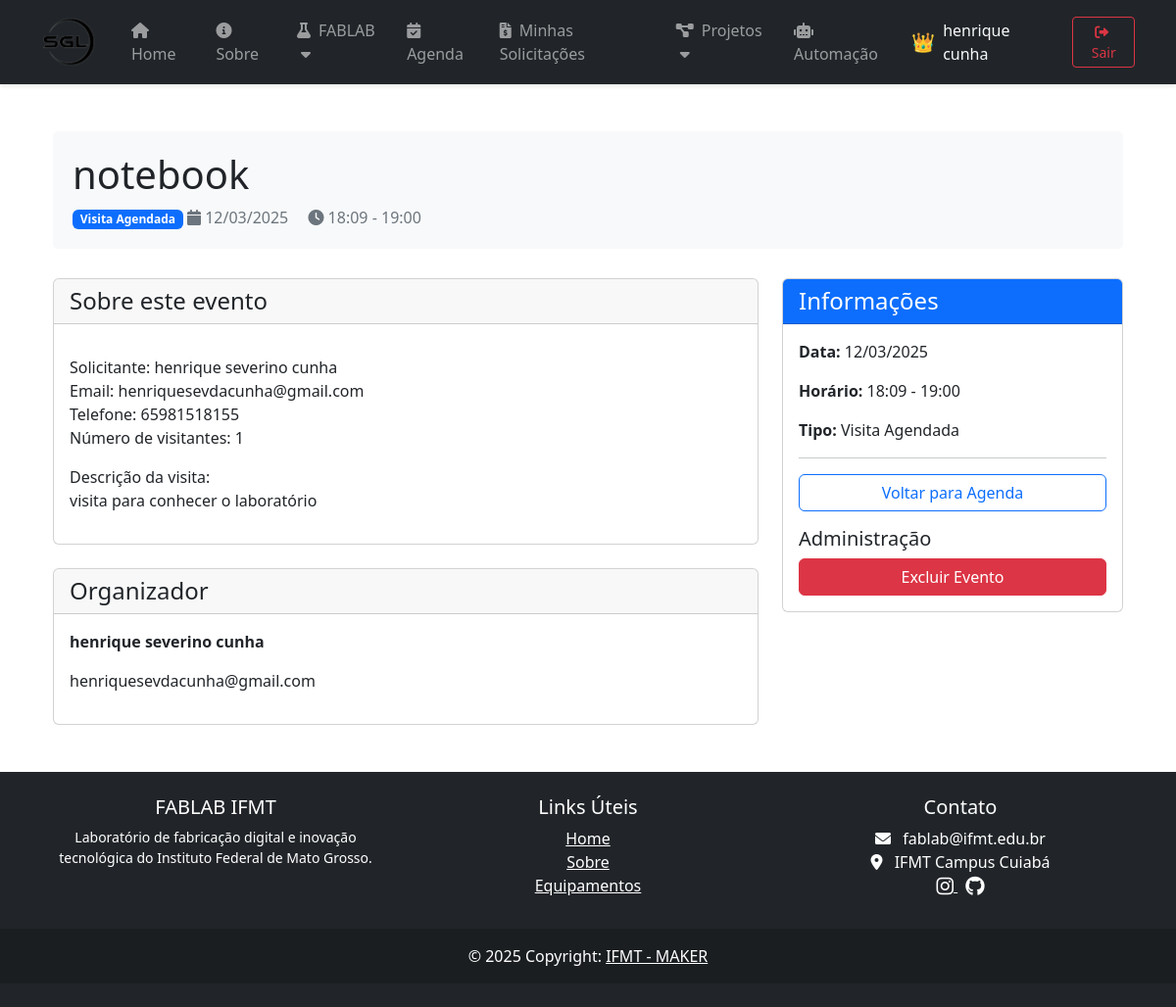
Page /logs/evento/6/ (signed in) on the earlier database version.
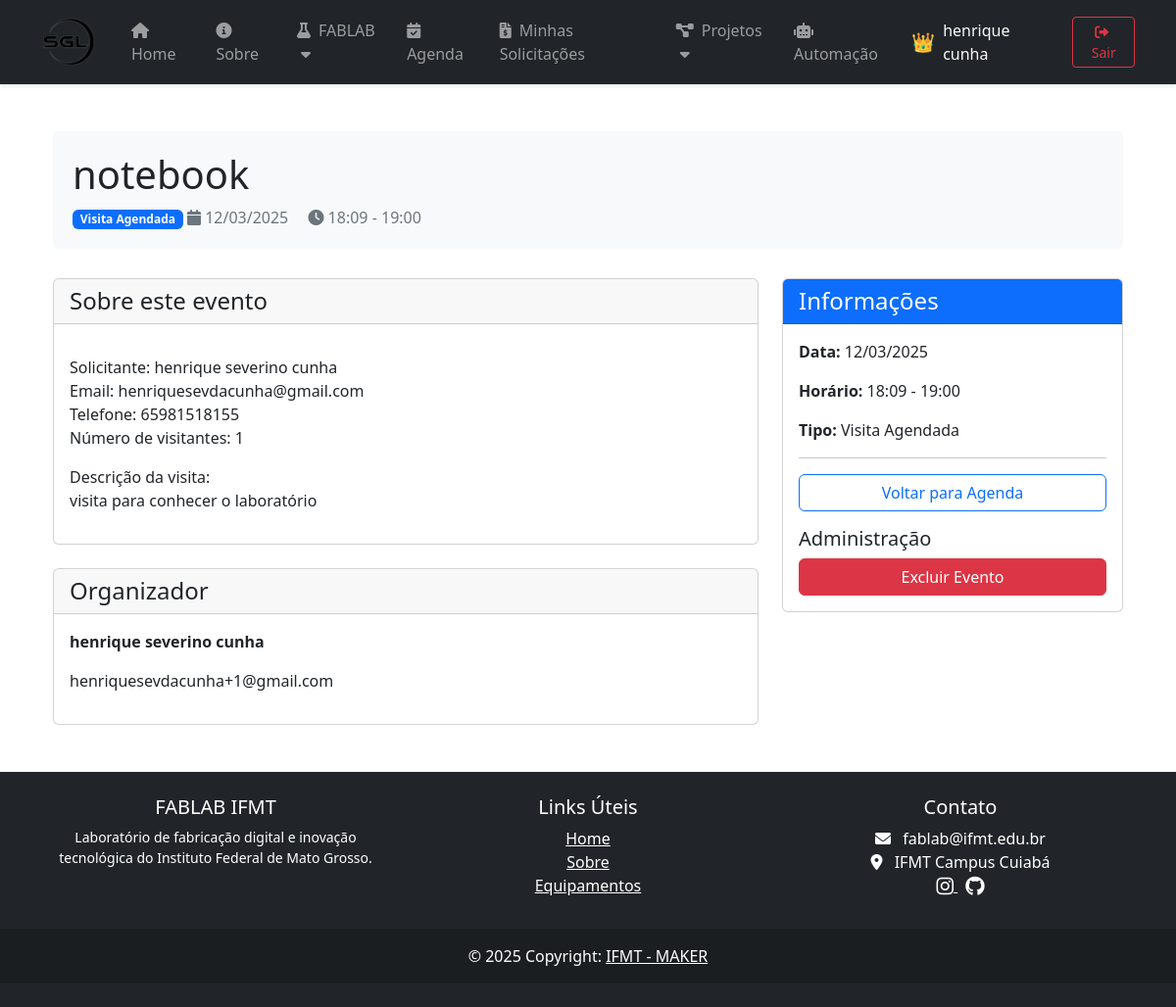
Same page on the later database version.
### users/models.py (models this page shows, shortened)
class CustomUser(AbstractUser):
    username = None
    first_name = models.CharField(_("first name"), max_length=150, blank=False)
    last_name = models.CharField(_("last name"), max_length=150, blank=False)
    email = models.EmailField(_("email address"), blank=False, unique=True,
                              error_messages={"unique": _("Um usuário com este email já está cadastrado.")})
    id = models.CharField(_("matricula"),
        max_length=13,
        unique=True,
        primary_key=True,
        help_text=_(
            "Seu número de matrícula do SUAP ou SIAPE. Apenas números."
        ),
        error_messages={
            "unique": _("Um usuário com este número de matrícula já está cadastrado.")
        }
    )
    USERNAME_FIELD = "id"
    REQUIRED_FIELDS = ["first_name", "last_name", "email"]
    objects = CustomUserManager()

### logs/models.py (models this page shows, shortened)
class Event(models.Model):
    class EventType(models.TextChoices):
        INTERNAL = 'internal', _('Evento Interno')
        WORKSHOP = 'workshop', _('Workshop')
        VISIT = 'visit', _('Visita Agendada')
        MAINTENANCE = 'maintenance', _('Manutenção')
        OTHER = 'other', _('Outro')
    title = models.CharField(_("Título"), max_length=200)
    description = models.TextField(_("Descrição"), blank=True)
    start_time = models.DateTimeField(_("Hora de Início"))
    end_time = models.DateTimeField(_("Hora de Término"))
    event_type = models.CharField(
        _("Tipo de Evento"),
        max_length=20,
        choices=EventType.choices,
        default=EventType.INTERNAL
    )
    created_by = models.ForeignKey(
        CustomUser,
        on_delete=models.SET_NULL,
        null=True,
        related_name="created_events"
    )
    approved = models.BooleanField(_("Aprovado"), default=False)
    participants = models.ManyToManyField(
        CustomUser,
        related_name="events",
        blank=True,
        verbose_name=_("Participantes")
    )
    class Meta:
        ordering = ['start_time']
        verbose_name = _("Evento")
        verbose_name_plural = _("Eventos")

### logs/views.py (the view)
# urls.py: path('evento/<int:event_id>/', views.agenda_event_detail, name='event_detail'),
@login_required
def agenda_event_detail(request, event_id):
    if request.user.is_staff:
        event = get_object_or_404(Event, id=event_id)
    else:
        event = get_object_or_404(Event, id=event_id, approved=True)
    return render(request, 'logs/agenda_event_detail.html', {'event': event})

### logs/context_processors.py (called while the page is built)
def pending_events_count(request):
    context = {
        'global_pending_count': 0
    }
    if request.user.is_authenticated and request.user.is_staff:
        context['global_pending_count'] = Event.objects.filter(approved=False).count()
    return context

### logs/templates/logs/agenda_event_detail.html (shortened to what this page needs)
{% extends 'layout.html' %}
{% load static %}
{% block content %}
<div class="container mt-4">
    <div class="event-header">
        <h1>{{ event.title }}</h1>
        <div class="event-meta">
            <span class="badge bg-primary">{{ event.get_event_type_display }}</span>
            <span class="me-3"><i class="fas fa-calendar"></i> {{ event.start_time|date:"d/m/Y" }}</span>
            <span><i class="fas fa-clock"></i> {{ event.start_time|date:"H:i" }} - {{ event.end_time|date:"H:i" }}</span>
        </div>
    </div>
    <div class="row">
        <div class="col-md-8">
            <div class="card mb-4">
                <div class="card-header">
                    <h4 class="mb-0">Sobre este evento</h4>
                </div>
                <div class="card-body">
                    <p class="event-description">{{ event.description|linebreaks }}</p>
                </div>
            </div>
            {% if event.created_by %}
            <div class="card mb-4">
                <div class="card-header">
                    <h4 class="mb-0">Organizador</h4>
                </div>
                <div class="card-body">
                    <p><strong>{{ event.created_by.first_name }} {{ event.created_by.last_name }}</strong></p>
                    <p>{{ event.created_by.email }}</p>
                </div>
            </div>
            {% endif %}
        </div>
        <div class="col-md-4">
            <div class="card mb-4">
                <div class="card-header bg-primary text-white">
                    <h4 class="mb-0">Informações</h4>
                </div>
                <div class="card-body">
                    <p><strong>Data:</strong> {{ event.start_time|date:"d/m/Y" }}</p>
                    <p><strong>Horário:</strong> {{ event.start_time|date:"H:i" }} - {{ event.end_time|date:"H:i" }}</p>
                    <p><strong>Tipo:</strong> {{ event.get_event_type_display }}</p>
                    <hr>
                    {% if user.is_authenticated %}
                    <div class="d-grid gap-2">
                        <a href="{% url 'logs:agenda_home' %}" class="btn btn-outline-primary">Voltar para Agenda</a>
                    </div>
                    {% endif %}
                    {% if user.is_staff %}
                    <div class="mt-3">
                        <h5>Administração</h5>
                        <div class="d-grid gap-2">
                            <a href="{% url 'logs:delete_event' event.id %}" class="btn btn-danger"
                               onclick="return confirm('Tem certeza que deseja excluir este evento?');">Excluir Evento</a>
                        </div>
                    </div>
                    {% endif %}
                </div>
            </div>
        </div>
    </div>
</div>
{% endblock %}

### templates/layout.html (shortened to what this page needs)
{% load static %}
<!DOCTYPE html>
<html lang="pt-br" class="h-100">
  <head>
    <link rel="stylesheet" href="{% static 'style.css' %}">
    <link href="https://cdn.jsdelivr.net/npm/bootstrap@5.3.3/dist/css/bootstrap.min.css" rel="stylesheet">
    <link rel="stylesheet" href="https://cdnjs.cloudflare.com/ajax/libs/font-awesome/6.0.0-beta3/css/all.min.css">
  </head>
  <body class="d-flex flex-column min-vh-100">
    <nav class="navbar navbar-expand-lg navbar-dark bg-dark sticky-top">
      <div class="container">
        <a class="navbar-brand d-flex align-items-center" href="/" aria-label="FABLAB IFMT Home">
          <img src="{% static 'images/logo.png' %}" alt="Logo FABLAB" style="height: 60px;" class="me-2">
        </a>
        <div class="collapse navbar-collapse" id="navbarColor02">
          <ul class="navbar-nav me-auto">
            <li class="nav-item">
              <a class="nav-link" href="/">
                <i class="fas fa-home me-1"></i> Home
              </a>
            </li>
            <li class="nav-item">
              <a class="nav-link" href="/about">
                <i class="fas fa-info-circle me-1"></i> Sobre
              </a>
            </li>
            <li class="nav-item project">
              <a class="nav-link">
                <i class="fas fa-flask me-1"></i> FABLAB <i class="fas fa-caret-down ms-1"></i>
              </a>
            </li>
            {% if user.is_authenticated %}
            <li class="nav-item">
              <a class="nav-link agenda-with-notification" href="{% url 'logs:agenda_home' %}">
                <i class="fas fa-calendar-check me-1"></i> Agenda
              </a>
            </li>
            <li class="nav-item">
              <a class="nav-link" href="{% url 'options:minhas_solicitacoes' %}">
                <i class="fas fa-file-invoice-dollar me-1"></i> Minhas Solicitações
              </a>
            </li>
            {% endif %}
            <li class="nav-item project">
              <a class="nav-link" {% if user.is_staff %}href="/projects"{% endif %}>
                <i class="fas fa-project-diagram me-1"></i> Projetos <i class="fas fa-caret-down ms-1"></i>
              </a>
            </li>
            {% if user.is_authenticated and user.is_staff %}
              <li class="nav-item">
                <a class="nav-link" href="{% url 'Controle_ar:automacao_home' %}">
                  <i class="fas fa-robot me-1"></i> Automação
                </a>
              </li>
            {% endif %}
          </ul>
          <div class="d-flex align-items-center">
            {% if user.is_authenticated %}
              <div class="user-welcome text-light">
                <span class="user-role">{% if user.is_staff %}👑{% endif %}</span>
                <span>{{user.first_name}} {{user.last_name}}</span>
              </div>
              <form action="{% url 'users:logout' %}" method="post">
                <button class="btn btn-outline-danger btn-sm" type="submit">
                  <i class="fas fa-sign-out-alt me-1"></i> Sair
                </button>
              </form>
            {% endif %}
          </div>
        </div>
      </div>
    </nav>
    <div aria-live="polite" aria-atomic="true" class="position-fixed bottom-0 end-0 p-3" style="z-index: 1100">
    </div>
    <main class="container py-4">
      {% block content %}{% endblock %}
    </main>
    <footer class="text-center mt-auto py-4 bg-dark text-white">
      <div class="container">
        <div class="row">
          <div class="col-md-4 mb-4 mb-md-0">
            <h5>FABLAB IFMT</h5>
            <p class="small">
              Laboratório de fabricação digital e inovação tecnológica do Instituto Federal de Mato Grosso.
            </p>
          </div>
          <div class="col-md-4 mb-4 mb-md-0">
            <h5>Links Úteis</h5>
            <ul class="list-unstyled">
              <li><a href="/" class="text-white">Home</a></li>
              <li><a href="/about" class="text-white">Sobre</a></li>
              <li><a href="{% url 'options:equipamentos' %}" class="text-white">Equipamentos</a></li>
            </ul>
          </div>
          <div class="col-md-4">
            <h5>Contato</h5>
            <ul class="list-unstyled">
              <li><i class="fas fa-envelope me-2"></i> fablab@ifmt.edu.br</li>
              <li><i class="fas fa-map-marker-alt me-2"></i> IFMT Campus Cuiabá</li>
              <li>
                <a href="https://www.instagram.com/ifmtmaker/" class="text-white me-2" target="_blank">
                  <i class="fab fa-instagram fa-lg"></i>
                </a>
                <a href="https://github.com/FabLab-IFMT" class="text-white" target="_blank">
                  <i class="fab fa-github fa-lg"></i>
                </a>
              </li>
            </ul>
          </div>
        </div>
      </div>
      <div class="text-center p-3 mt-3" style="background-color: rgba(0, 0, 0, 0.2);">
        © 2025 Copyright:
        <a class="text-white" href="https://www.instagram.com/ifmtmaker/">IFMT - MAKER</a>
      </div>
    </footer>
  </body>
</html>

### static/style.css (style rules this page uses)
.nav-link, .drop-down.li { list-style: none; cursor: pointer; }
html, body { height: 100%; margin: 0; }
body { display: flex; flex-direction: column; }
main { flex: 1; }

### logs/templates/logs/agenda_event_detail.html (style rules this page uses)
.event-header { background-color: #f8f9fa; border-radius: 5px; padding: 20px; margin-bottom: 30px; }
.event-header h1 { margin-bottom: 0.5rem; }
.event-meta { color: #6c757d; font-size: 1rem; }
.event-description { white-space: pre-line; }

### templates/layout.html (style rules this page uses)
:root { --primary-color: #007bff; --secondary-color: #6c757d; --accent-color: #28a745; --danger-color: #dc3545; }
body { display: flex; flex-direction: column; min-height: 100vh; }
main { flex: 1 0 auto; padding: 1rem 0; }
.navbar { box-shadow: 0 2px 4px rgba(0,0,0,0.1); padding: 0.5rem 1rem; }
.navbar-brand img { transition: transform 0.3s ease; }
.agenda-with-notification { position: relative; padding-right: 10px; }
.nav-item.project { position: relative; }
.nav-item.project .nav-link { cursor: pointer; }
footer { background-color: #343a40; color: #f8f9fa; margin-top: auto; }
.user-welcome { display: flex; align-items: center; margin-right: 1rem; }
.user-welcome .user-role { margin-right: 0.5rem; font-size: 1.2rem; }

Differences in the rows shown:
changed through a linked row, Event "notebook": created_by.email "henriquesevdacunha@gmail.com" → "henriquesevdacunha+1@gmail.com"
